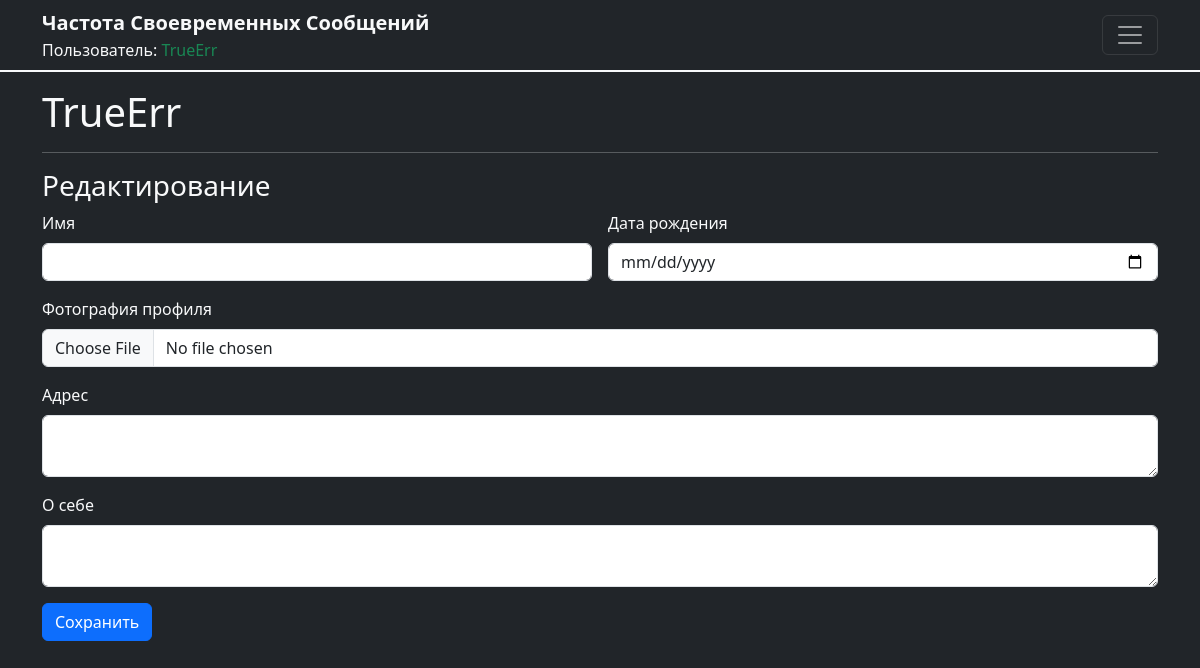
The app's page /edit_profile (signed in), older data.
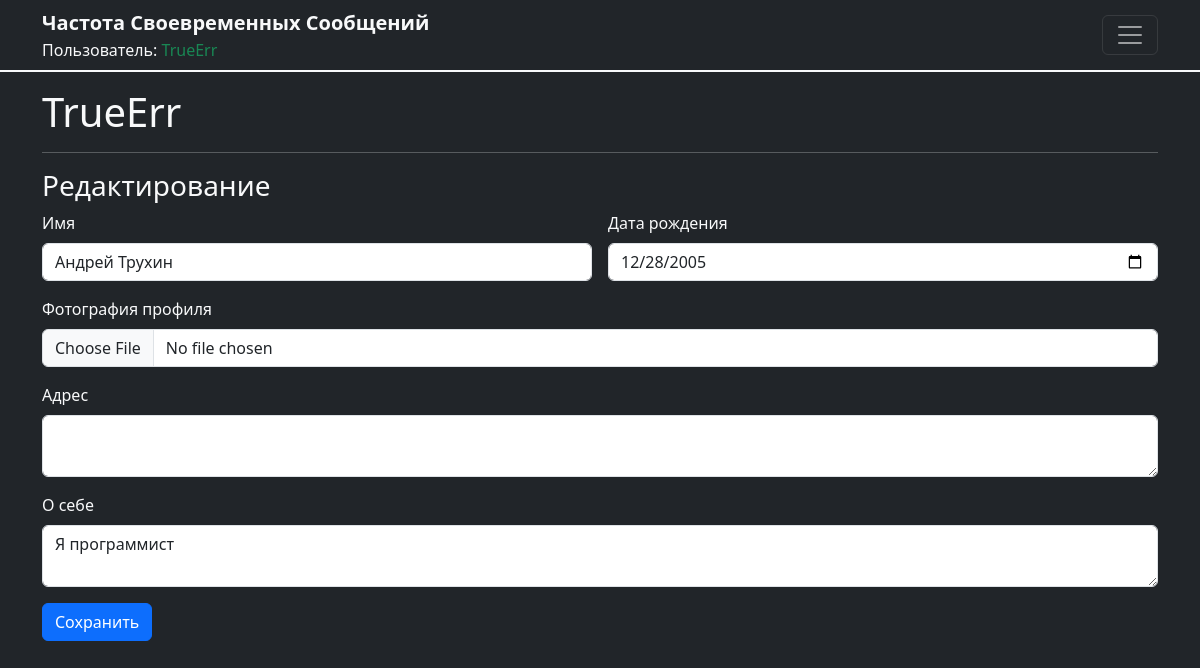
The same page, newer data.
### users/models.py (models this page shows, shortened)
class UserProfile(models.Model):
    user = models.OneToOneField(User, on_delete=models.CASCADE)
    full_name = models.CharField(max_length=255, blank=True)
    birth_date = models.DateField(null=True, blank=True)
    profile_picture = models.ImageField(upload_to='profile_pics/', null=True, blank=True)
    friends = models.ManyToManyField('self', blank=True)
    bio = models.TextField(blank=True)
    address = models.TextField(blank=True)

### users/views.py (the view)
# urls.py: path('edit_profile', edit_profile, name='edit_profile'),
@login_required
def edit_profile(request):
    user = request.user
    user_profile, created = UserProfile.objects.get_or_create(user=user)
    if request.method == 'POST':
        user_form = UserForm(request.POST, instance=user)
        profile_form = UserProfileForm(request.POST, request.FILES, instance=user_profile)
        if user_form.is_valid() and profile_form.is_valid():
            user_form.save()
            profile_form.save()
            messages.success(request, 'Your profile was successfully updated!')
            return redirect('profile', username=user.username)
        else:
            print(user_form.errors)
            print(profile_form.errors)
    else:
        user_form = UserForm(instance=user)
        profile_form = UserProfileForm(instance=user_profile)
    return render(request, 'edit_profile.html', {
        'user_form': user_form,
        'profile_form': profile_form,
    })

### users/forms.py
class UserForm(forms.ModelForm):
    class Meta:
        model = User
        fields = ['first_name', 'last_name', 'email']

class UserProfileForm(forms.ModelForm):
    class Meta:
        model = UserProfile
        fields = ['full_name', 'birth_date', 'profile_picture', 'bio', 'address']

### templates/edit_profile.html (shortened to what this page needs)
{% extends 'base.html' %}
{% block content %}
  <h1>{{ user.username }}</h1>
  <hr>
  <h2 class="fs-3">Редактирование</h2>
  <form method="post" enctype="multipart/form-data" class="row g-3">
    <div class="col-md-6">
      <label for="inputFullName" class="form-label">Имя</label>
      <input type="text" name="full_name" class="form-control" id="inputFullName" value="{{ profile_form.full_name.value }}">
    </div>
    <div class="col-md-6">
      <label for="inputBirthDate" class="form-label">Дата рождения</label>
      <input type="date" name="birth_date" class="form-control" id="inputBirthDate" value="{{ profile_form.birth_date.value|date:'Y-m-d' }}">
    </div>
    <div class="col-12">
      <label for="inputProfilePicture" class="form-label">Фотография профиля</label>
      <input type="file" name="profile_picture" class="form-control" id="inputProfilePicture">
    </div>
    <div class="col-12">
      <label for="inputAddress" class="form-label">Адрес</label>
      <textarea name="address" class="form-control" id="inputAddress">{{ profile_form.address.value }}</textarea>
    </div>
    <div class="col-12">
      <label for="inputBio" class="form-label">О себе</label>
      <textarea name="bio" class="form-control" id="inputBio">{{ profile_form.bio.value }}</textarea>
    </div>
    <div class="col-12">
      <button type="submit" class="btn btn-primary">Сохранить</button>
    </div>
  </form>
{% endblock %}

Row changes from the older to the newer data that the page shows:
now on this page (row edited): UserProfile: full_name "Андрей Трухин", birth_date "12/28/2005", bio "Я программист"
